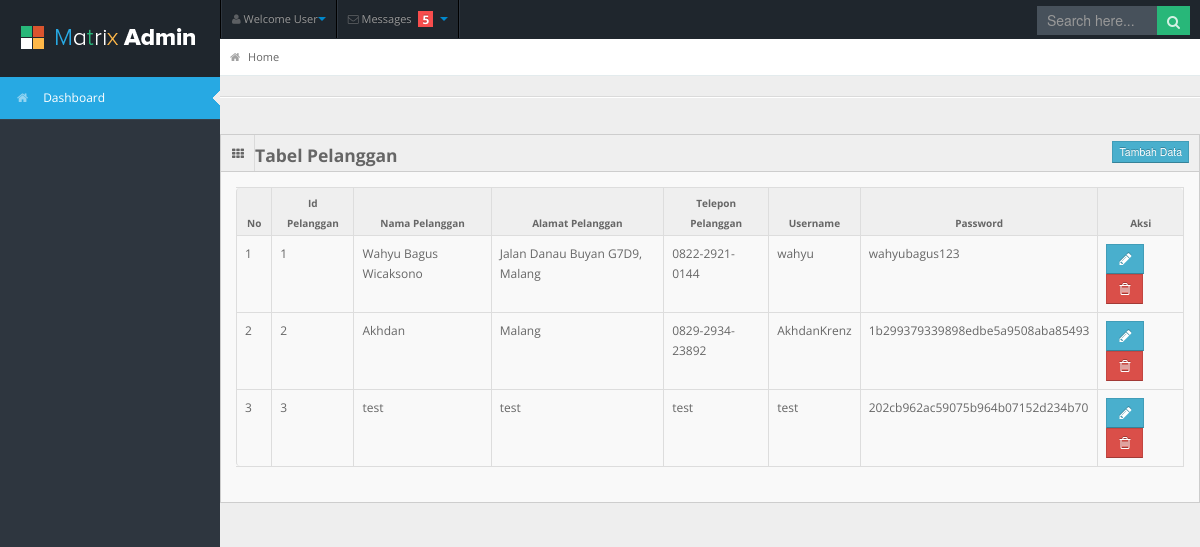
The app's page /index.php/pelanggan with its own data.
### tables this page shows
CREATE TABLE `pelanggan` (
  `id_pel` int(11) NOT NULL,
  `nama_pel` varchar(255) NOT NULL,
  `alamat_pel` text NOT NULL,
  `telp_pel` varchar(255) NOT NULL,
  `username` varchar(255) NOT NULL,
  `password` varchar(255) NOT NULL
);

### application/controllers/pelanggan.php (called while the page is built, shortened)
<?php
class Pelanggan extends CI_Controller {
	public function __construct()
	{
		$this->load->model('pelanggan_mdl','pelan');
	}
	public function index()
	{
        $data['dataPelanggan'] = $this->pelan->getPelanggan();
        $data['konten'] = 'admin/v_pelanggan';
		$this->load->view('template',$data);
    }
}

### index.php (called while the page is built, shortened)
<?php
require_once BASEPATH.'core/CodeIgniter.php';

### application/models/pelanggan_mdl.php (called while the page is built, shortened)
<?php
class Pelanggan_mdl extends CI_Model {
    public function getPelanggan()
    {
        $dataPelanggan = $this->db->get('pelanggan')->result();
        return $dataPelanggan;
    }
}

### application/views/admin/v_pelanggan.php (the view, shortened to what this page needs)
<div class="widget-box">
          <div class="widget-title"> <span class="icon"> <i class="icon-th"></i> </span>
            <span class="pull-left"><h4>Tabel Pelanggan</h4></span>
            <span class="pull-right"><button data-target="#daftarPel" data-toggle="modal" class="btn btn-info btn-mini" style="margin-top:6px; margin-right:10px;">Tambah Data</button></span>
          </div>
          <div class="widget-content">
            <table class="table table-bordered table-striped table-hover table-responsive">
              <thead>
                <tr>
                    <th>No</th>
                    <th>Id Pelanggan</th>
                    <th>Nama Pelanggan</th>
                    <th>Alamat Pelanggan</th>
                    <th>Telepon Pelanggan</th>
                    <th>Username</th>
                    <th>Password</th>
                    <th>Aksi</th>
                </tr>
              </thead>
              <tbody>
            <?php
                $no=0;
                foreach ($dataPelanggan as $pel) {
                $no++;
                echo '<tr>
                    <td>'.$no.'</td>
                    <td>'.$pel->id_pel.'</td>
                    <td>'.$pel->nama_pel.'</td>
                    <td>'.$pel->alamat_pel.'</td>
                    <td>'.$pel->telp_pel.'</td>
                    <td>'.$pel->username.'</td>
                    <td>'.$pel->password.'</td>
                    <td><a href="#UpdatePel" class="btn btn-info" data-toggle="modal" onclick="showDetail('.$pel->id_pel.')"><i class="icon-pencil"></i></a>
                    <a href ='.base_url('index.php/pelanggan/deletePelanggan/'.$pel->id_pel).' class="btn btn-danger" onclick="return confirm(\'Anda yakin\')"><i class="icon-trash"></i></a></td>
                    </tr>';
                }
                ?>
              </tbody>
            </table>
          </div>
        </div>

### assets/css/matrix-style.css (style rules this page uses)
* { outline:none !important; -moz-outline: none !important; }
html, body { height:100% }
body { overflow-x: hidden; margin-top: -10px; font-family: 'Open Sans', sans-serif; font-size:12px; color:#666; }
a { color:#666; }
select, textarea, input[type="text"], input[type="password"], input[type="datetime"], input[type="datetime-local"], input[type="date"], input[type="month"], input[type="time"], input[type="week"], input[type="number"], input[type="email"], input[type="url"], input[type="search"], input[type="tel"], input[type="color"], .uneditable-input, .label, .dropdown-menu, .btn, .well, .progress, .table-bordered, .btn-group > .btn:first-child, .btn-group > .btn:last-child, .btn-group > .btn:last-child, .btn-group > .dropdown-toggle, .alert { border-radius:0px; }
.btn, textarea, input[type="text"], input[type="password"], input[type="datetime"], input[type="datetime-local"], input[type="date"], input[type="month"], input[type="time"], input[type="week"], input[type="number"], input[type="email"], input[type="url"], input[type="search"], input[type="tel"], input[type="color"], .uneditable-input { box-shadow:none; }
.progress, .progress-success .bar, .progress .bar-success, .progress-warning .bar, .progress .bar-warning, .progress-danger .bar, .progress .bar-danger, .progress-info .bar, .progress .bar-info, .btn, .btn-primary { background-image:none; }
.stat-boxes .peity_bar_good, .stat-boxes .peity_line_good, { color: #459D1C; }
.widget-box { background: none repeat scroll 0 0 #F9F9F9; border-left: 1px solid #CDCDCD; border-top: 1px solid #CDCDCD; border-right: 1px solid #CDCDCD; clear: both; margin-top: 16px; margin-bottom: 16px; position: relative; }
.widget-title, .modal-header, .table th, div.dataTables_wrapper .ui-widget-header { background:#efefef; border-bottom: 1px solid #CDCDCD; height: 36px; }
.widget-title span.icon { padding: 9px 10px 7px 11px; float: left; border-right:1px solid #dadada; }
.widget-content { padding:15px; border-bottom: 1px solid #cdcdcd; }
.table th { height: auto; font-size: 10px; padding: 5px 10px 2px; border-bottom: 0; text-align: center; color: #666666; }

### assets/css/matrix-media.css (style rules this page uses)
body { background:#2E363F; }

### records on screen
pelanggan: id_pel "1", nama_pel "Wahyu Bagus Wicaksono", alamat_pel "Jalan Danau Buyan G7D9, Malang", telp_pel "0822-2921-0144", username "wahyu", password "wahyubagus123"
pelanggan: id_pel "2", nama_pel "Akhdan", alamat_pel "Malang", telp_pel "0829-2934-23892", username "AkhdanKrenz", password "1b299379339898edbe5a9508aba85493"
pelanggan: id_pel "3", nama_pel "test", alamat_pel "test", telp_pel "test", username "test", password "202cb962ac59075b964b07152d234b70"
